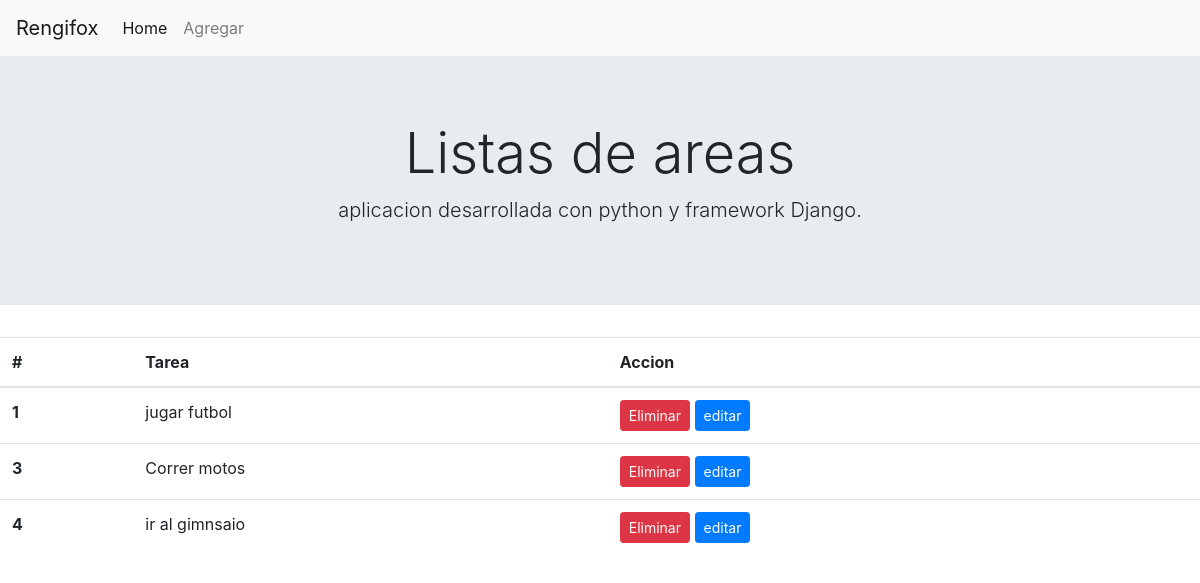
Before: / with the older database file.
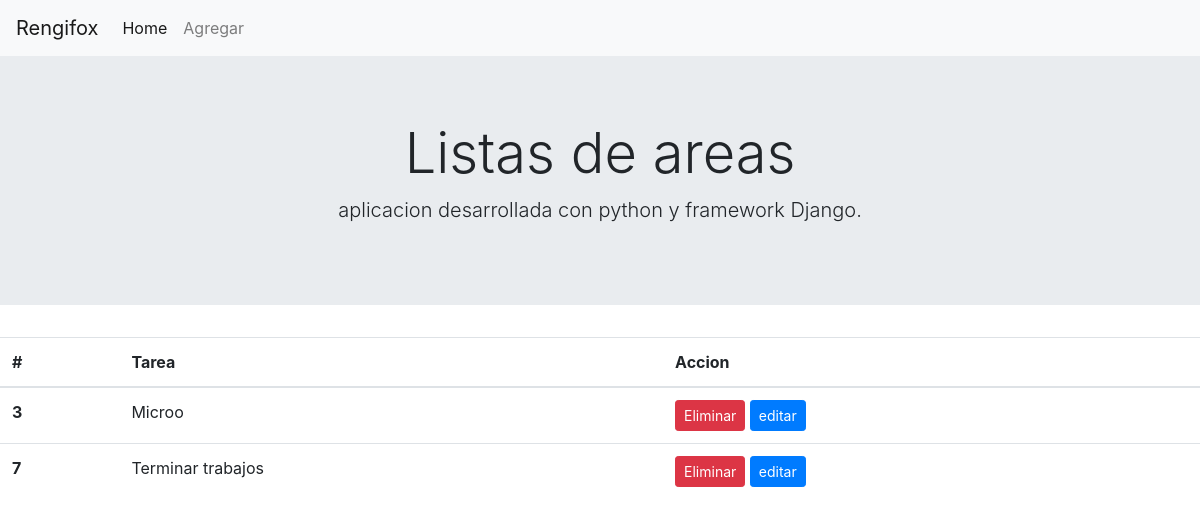
After: the same page with the newer database file.
### todo/models.py (models this page shows)
class Tarea(models.Model):
    tarea = models.CharField(max_length=100)
    def __str__(self):
        return self.tarea

### todo/views.py (the view)
# urls.py: 2. Add a URL to urlpatterns:  path('', views.home, name='home')
def home(request):
    tareas= Tarea.objects.all()
    context={'tareas': tareas}
    return render(request,'todo/home.html',context)

### todo/Templates/Todo/home.html (shortened to what this page needs)
{% extends 'todo/layout.html' %}
{% block content %}
    <table class="table">
        <thead>
          <tr>
            <th scope="col">#</th>
            <th scope="col">Tarea</th>
            <th scope="col">Accion</th>
          </tr>
        </thead>
        <tbody>
                {% for tarea in tareas %}
                <tr>
                    <th scope="row">{{ tarea.id}}</th>
                    <td>{{ tarea }}</td>
                    <td>
                        <a class="btn btn-danger btn-sm" href="{% url 'eliminar' tarea.id %}">Eliminar</a>
                        <a class="btn btn-primary  btn-sm" href="{% url 'editar' tarea.id %}">editar</button>
                    </td>
                </tr>
                {% endfor %}
         </tbody>
      </table>
</body>
</html>
{% endblock %}x

### todo/Templates/Todo/layout.html (shortened to what this page needs)
<!doctype html>
<html lang="es" dir="">
  <head>
    <link rel="stylesheet" href="https://cdn.jsdelivr.net/npm/bootstrap@4.6.2/dist/css/bootstrap.min.css">
  </head>
  <body>
    <nav class="navbar navbar-expand-lg navbar-light bg-light">
        <a class="navbar-brand" href="#">Rengifox</a>
        <div class="collapse navbar-collapse" id="navbarSupportedContent">
          <ul class="navbar-nav mr-auto">
            <li class="nav-item active">
              <a class="nav-link" href="{%url 'home' %}">Home <span class="sr-only">(current)</span></a>
            </li>
            <li class="nav-item">
              <a class="nav-link" href="{%url 'agregar' %}">Agregar</a>
          </ul>
      </nav>
      <div class="jumbotron jumbotron-fluid">
        <div class="container text-center">
          <h1 class="display-4">Listas de areas</h1>
          <p class="lead">aplicacion desarrollada con python y framework Django.</p>
        </div>
      </div>
      {% block content %}
    {% endblock %}
  </body>
</html>

Changed rows visible on the page:
removed Tarea: id "1", tarea "jugar futbol"
removed Tarea: id "4", tarea "ir al gimnsaio"
changed Tarea id 3: tarea "Correr motos" → "Microo"
added Tarea: id "7", tarea "Terminar trabajos"
